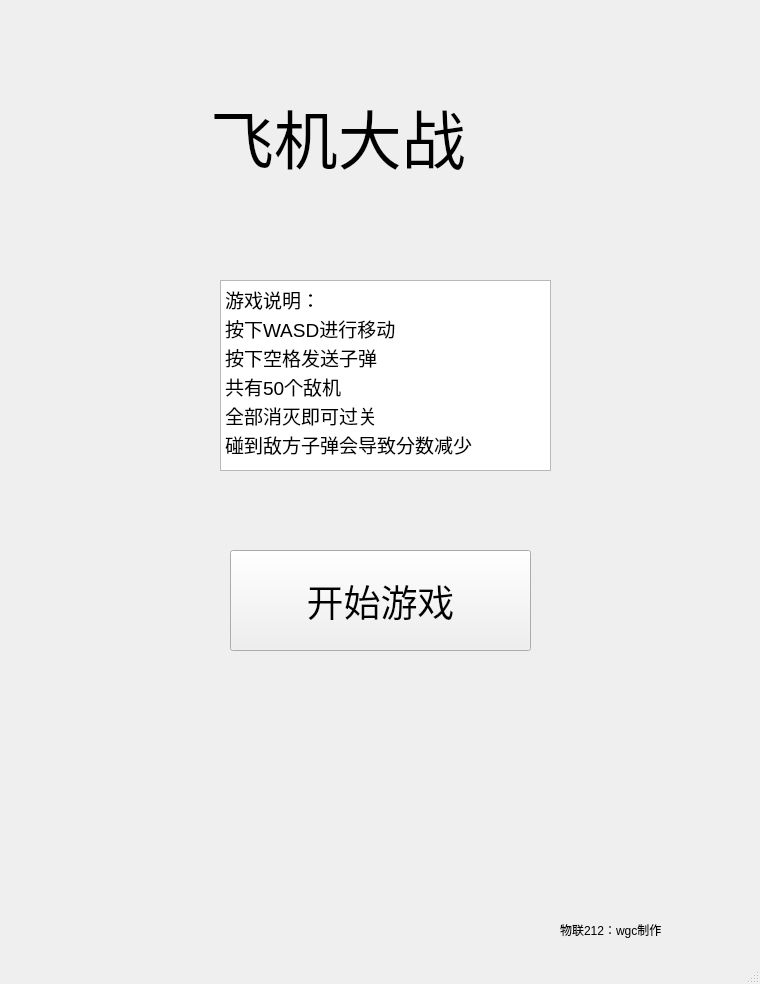
<?xml version="1.0" encoding="UTF-8"?>
<ui version="4.0">
 <class>MainWindow</class>
 <widget class="QMainWindow" name="MainWindow">
  <property name="geometry">
   <rect>
    <x>0</x>
    <y>0</y>
    <width>760</width>
    <height>984</height>
   </rect>
  </property>
  <property name="windowTitle">
   <string>飞机大战</string>
  </property>
  <widget class="QWidget" name="centralwidget">
   <widget class="QLabel" name="label">
    <property name="geometry">
     <rect>
      <x>210</x>
      <y>80</y>
      <width>321</width>
      <height>111</height>
     </rect>
    </property>
    <property name="font">
     <font>
      <pointsize>48</pointsize>
     </font>
    </property>
    <property name="text">
     <string>飞机大战</string>
    </property>
   </widget>
   <widget class="QLabel" name="label_2">
    <property name="geometry">
     <rect>
      <x>560</x>
      <y>920</y>
      <width>151</width>
      <height>19</height>
     </rect>
    </property>
    <property name="text">
     <string>物联212：wgc制作</string>
    </property>
   </widget>
   <widget class="QPushButton" name="start">
    <property name="geometry">
     <rect>
      <x>230</x>
      <y>550</y>
      <width>301</width>
      <height>101</height>
     </rect>
    </property>
    <property name="font">
     <font>
      <pointsize>28</pointsize>
     </font>
    </property>
    <property name="text">
     <string>开始游戏</string>
    </property>
   </widget>
   <widget class="QTextBrowser" name="textBrowser">
    <property name="geometry">
     <rect>
      <x>220</x>
      <y>280</y>
      <width>331</width>
      <height>191</height>
     </rect>
    </property>
    <property name="font">
     <font>
      <pointsize>12</pointsize>
     </font>
    </property>
    <property name="html">
     <string>&lt;!DOCTYPE HTML PUBLIC &quot;-//W3C//DTD HTML 4.0//EN&quot; &quot;http://www.w3.org/TR/REC-html40/strict.dtd&quot;&gt;
&lt;html&gt;&lt;head&gt;&lt;meta name=&quot;qrichtext&quot; content=&quot;1&quot; /&gt;&lt;meta charset=&quot;utf-8&quot; /&gt;&lt;style type=&quot;text/css&quot;&gt;
p, li { white-space: pre-wrap; }
hr { height: 1px; border-width: 0; }
li.unchecked::marker { content: &quot;\2610&quot;; }
li.checked::marker { content: &quot;\2612&quot;; }
&lt;/style&gt;&lt;/head&gt;&lt;body style=&quot; font-family:'Microsoft YaHei UI'; font-size:12pt; font-weight:400; font-style:normal;&quot;&gt;
&lt;p style=&quot; margin-top:0px; margin-bottom:0px; margin-left:0px; margin-right:0px; -qt-block-indent:0; text-indent:0px;&quot;&gt;&lt;span style=&quot; font-size:14pt;&quot;&gt;游戏说明：&lt;/span&gt;&lt;/p&gt;
&lt;p style=&quot; margin-top:0px; margin-bottom:0px; margin-left:0px; margin-right:0px; -qt-block-indent:0; text-indent:0px;&quot;&gt;&lt;span style=&quot; font-size:14pt;&quot;&gt;按下WASD进行移动&lt;/span&gt;&lt;/p&gt;
&lt;p style=&quot; margin-top:0px; margin-bottom:0px; margin-left:0px; margin-right:0px; -qt-block-indent:0; text-indent:0px;&quot;&gt;&lt;span style=&quot; font-size:14pt;&quot;&gt;按下空格发送子弹&lt;/span&gt;&lt;/p&gt;
&lt;p style=&quot; margin-top:0px; margin-bottom:0px; margin-left:0px; margin-right:0px; -qt-block-indent:0; text-indent:0px;&quot;&gt;&lt;span style=&quot; font-size:14pt;&quot;&gt;共有50个敌机&lt;/span&gt;&lt;/p&gt;
&lt;p style=&quot; margin-top:0px; margin-bottom:0px; margin-left:0px; margin-right:0px; -qt-block-indent:0; text-indent:0px;&quot;&gt;&lt;span style=&quot; font-size:14pt;&quot;&gt;全部消灭即可过关&lt;/span&gt;&lt;/p&gt;
&lt;p style=&quot; margin-top:0px; margin-bottom:0px; margin-left:0px; margin-right:0px; -qt-block-indent:0; text-indent:0px;&quot;&gt;&lt;span style=&quot; font-size:14pt;&quot;&gt;碰到敌方子弹会导致分数减少&lt;/span&gt;&lt;/p&gt;&lt;/body&gt;&lt;/html&gt;</string>
    </property>
   </widget>
  </widget>
  <widget class="QStatusBar" name="statusbar"/>
 </widget>
 <resources/>
 <connections/>
</ui>
